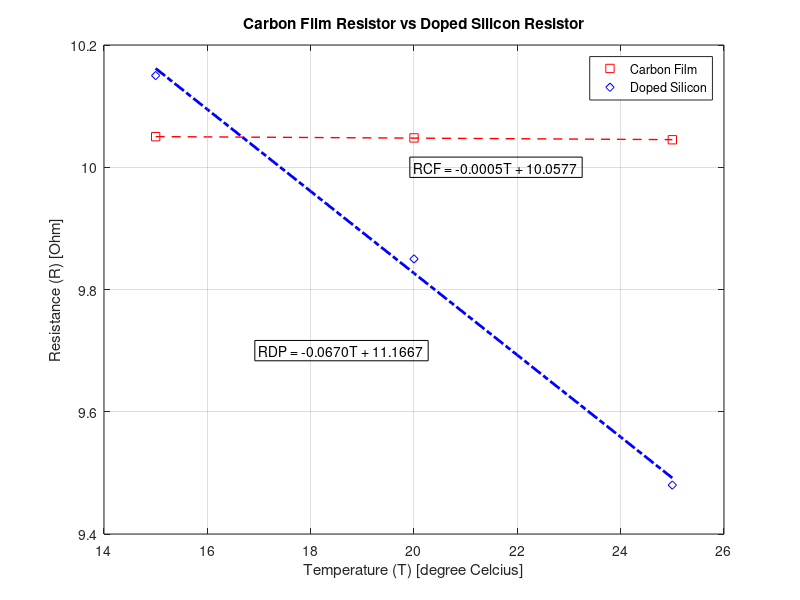

MATLAB code to generate this figure:
%{
Name: Gia Dao
ENGR 1250_003
Date: 4/17/2020

Problem statement: Create a plot to compare a carbon film resistor
with a resistor fabricated from specially doped silicon

CF: Resistance R of Carbon Film [Ohm]
DP: Resistance R of Doped Silicon [Ohm]
T: Temperature T in degree Celcius 
m: The slope of CF and T 
b: The y-intercept of line CF vs T
n: The slope of DP and T
a: The y-intercept of line DP vs T
%}
clear
clc 
close all

%plotting the points
figure('color','w');
T = [15 20 25];
CF = [10.05 10.048 10.045];
DP = [10.15 9.85 9.48];
plot(T,CF,'s r', T,DP,'d b');
grid on 
xlabel('Temperature (T) [degree Celcius]');
ylabel('Resistance (R) [Ohm]');
title('Carbon Film Resistor vs Doped Silicon Resistor');

%generate trendline for Resistance R in CF vs Temperature T
c = polyfit(T,CF,1);
m = c(1);
b = c(2);
%values of x_cf represent Temperature T used for Carbon Film
x_cf = [15 : 1 : 25];
y_cf = m * x_cf + b; 
hold on
plot(x_cf,y_cf,'--r','LineWidth',1);


%generate trendline for Resistance R in DP vs Temperature T
d = polyfit(T,DP,1);
n = d(1);
a = d(2);
%values of x_dp represent Temperature T used for Doped Silicon
x_dp = [15 : 1: 25];
y_dp = n*x_dp + a;
hold on
plot(x_dp,y_dp,'-. b','LineWidth',2);

%set up equations for both trendlines
TC = sprintf('RCF = %.4fT + %.4f',m,b);
text(20,10,TC,'EdgeColor','k');
TD = sprintf('RDP = %.4fT + %.4f',n,a);
text(17,9.7,TD,'EdgeColor','k');
legend('Carbon Film','Doped Silicon');






